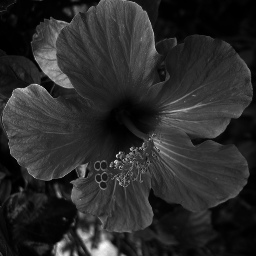
#> input picture Images/plant.png, 256 x 256 px
$ jupyter execute histogram_enhancement.ipynb   (older library calls are emulated)
#> lines starting #> are read from the running program, lines starting #| are printed output that depends on the picture
## Histogram-based image enhancement

[cell 1]
# Required Modules
import cv2
import matplotlib.pyplot as plt
from skimage.exposure import rescale_intensity, cumulative_distribution
from skimage import data, img_as_float
import numpy as np

### <span style=color:green> histogram Stretching or Shrinking and Equalization </span>

[cell 2]
# Read the plant image
plant = cv2.imread("Images/plant.png", cv2.IMREAD_GRAYSCALE)
#> plant is the input picture: shape (256, 256); min 0, max 255, mean 42.3

# Contrast stretching
p2, p98 = np.percentile(plant, (2, 98))
#> p2 = 1; p98 = 133
print(f"{p2}, {p98}")
#| 1.0, 133.0
# 2% of the image pixels will have a value less than or equal to p2, and 98% will have a value less than or equal to p98.
plant_rescale = rescale_intensity(plant, in_range=(p2, p98))
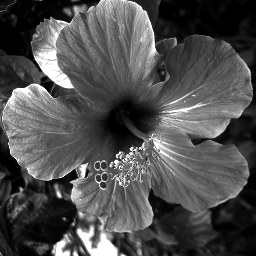
#> plant_rescale: shape (256, 256); min 0, max 255, mean 78.1

# Equalization
plant_eq = cv2.equalizeHist(plant)  # We can also use skimage here
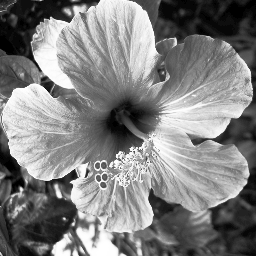
#> plant_eq: shape (256, 256); min 0, max 255, mean 127.7

# Computing histogram
channels = [0]    # Image channel where to compute
mask = None       # Else compute the part of image selected
histSize = [256]  # Channel Histogram size  or histogram quantification: 8, 16, 32, 64 ...
ranges = [0, 256] # Include pixels values from 0 to 255

plant_hist = cv2.calcHist([plant], channels, mask, histSize, ranges)
#> plant_hist = 256 values, max 1907 at index 1, min 0 at index 238, mean 256
plant_rescale_hist = cv2.calcHist([plant_rescale],channels=[0], mask=None, histSize=[256], ranges=[0,256])
#> plant_rescale_hist = 256 values, max 2554 at index 0, min 0 at index 2, mean 256
plant_eq_hist = cv2.calcHist([plant_eq],channels=[0], mask=None, histSize=[256], ranges=[0,256])
#> plant_eq_hist = 256 values, max 1907 at index 7, min 0 at index 1, mean 256


# Calculate the cumulative distribution function (CDF) and Normalize
plant_cdf = np.cumsum(plant_hist)
#> plant_cdf = 256 values from 647 to 65536
plant_cdf_norm = plant_cdf * np.float64(plant_hist.max()) / plant_cdf.max()
#> plant_cdf_norm = 256 values from 18.83 to 1907
#plant_cdf_norm = cv2.normalize(plant_cdf, None, alpha=0, beta=255, norm_type=cv2.NORM_MINMAX, dtype=cv2.CV_8U)
#print(plant_cdf_norm)

plant_rescale_cdf = plant_rescale_hist.cumsum()
#> plant_rescale_cdf = 256 values from 2554 to 65536
plant_rescale_norm = plant_rescale_cdf * np.float64(plant_rescale_hist.max()) / plant_rescale_cdf.max()
#> plant_rescale_norm = 256 values from 99.53 to 2554
#plant_rescale_norm = cv2.normalize(plant_rescale_cdf, None, alpha=0, beta=255, norm_type=cv2.NORM_MINMAX, dtype=cv2.CV_8U)

plant_eq_hist_cdf = plant_eq_hist.cumsum()
#> plant_eq_hist_cdf = 256 values from 647 to 65536
plant_eq_normalized = plant_eq_hist_cdf * np.float64(plant_eq_hist.max()) / plant_eq_hist_cdf.max()
#> plant_eq_normalized = 256 values from 18.83 to 1907

# Ploting Results
plt.figure(figsize=[9,5])
plt.subplot(231); plt.imshow(plant, cmap="gray"); plt.title("Original")
plt.subplot(232); plt.imshow(plant_rescale, cmap="gray"); plt.title("Stretching")
plt.subplot(233); plt.imshow(plant_eq, cmap="gray"); plt.title("Equalization")
plt.subplot(234); plt.plot(plant_hist, label="histogram"); plt.plot(plant_cdf_norm, label='CDFN', color='b'); plt.xlabel('Pixels value or bins'); plt.ylabel('Occurences'); plt.legend()
plt.subplot(235); plt.plot(plant_rescale_hist, label="histogram", color='r'); plt.plot(plant_rescale_norm,label='CDFN', color='b'); plt.xlim([0, 256]); plt.xlabel('Pixels value or bins'); plt.legend();
plt.subplot(236); plt.plot(plant_eq_hist, label="histogram", color='r'); plt.plot(plant_eq_normalized, color='b', label='CDFN'); plt.xlim([0, 256]); plt.xlabel('Pixels value or bins'); plt.legend()
#plt.savefig("histogram")
plt.show()
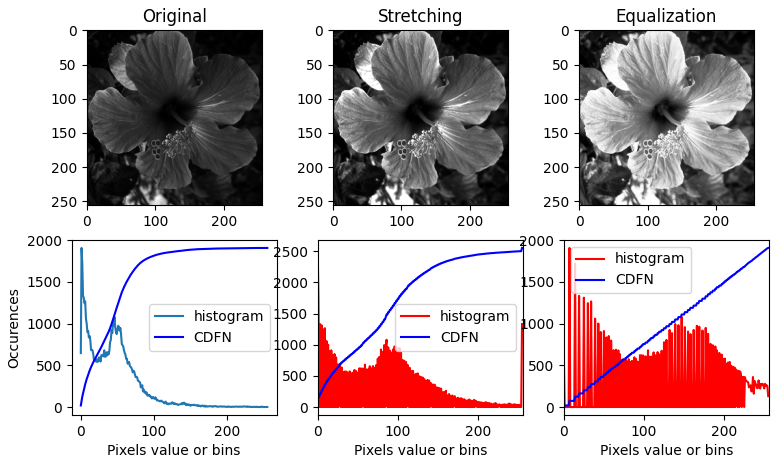
#> figure drawn by matplotlib, 6 panels; panel 4: curve peaks at x = 1, y = 1907; panel 4: curve peaks at x = 255, y = 1907; panel 5: curve peaks at x = 0, y = 2554; panel 5: curve peaks at x = 255, y = 2554

### <span style=color:green> RGB histogram </span>

[cell 3]
# Read messi image
messi_bgr = cv2.imread("Images/messi.jpg", cv2.IMREAD_COLOR)
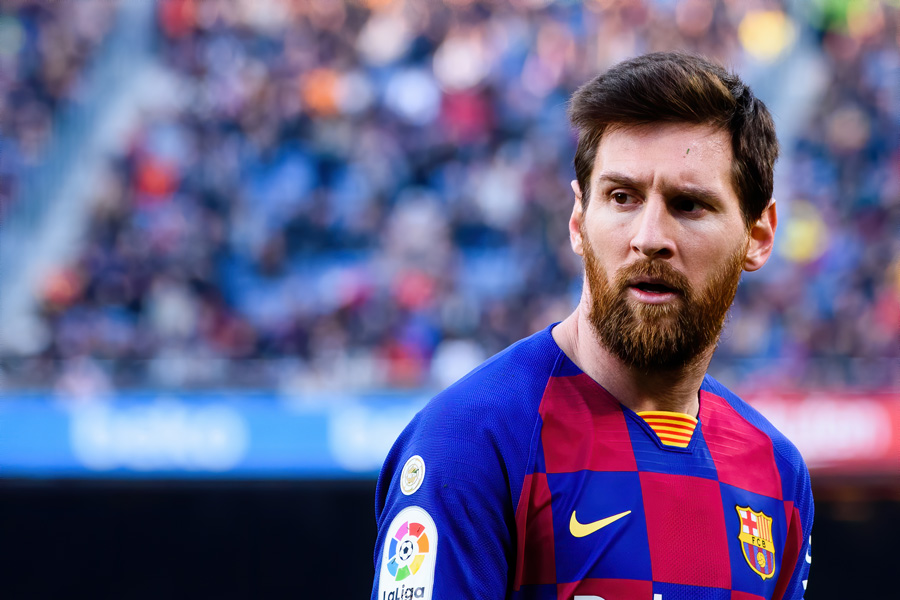
#> input picture Images/messi.jpg, 900 x 600 px
#> messi_bgr is the input picture: shape (600, 900, 3); mean B, G, R 135.2, 93.6, 101.4
messi_gray = cv2.cvtColor(messi_bgr, cv2.COLOR_BGR2GRAY)
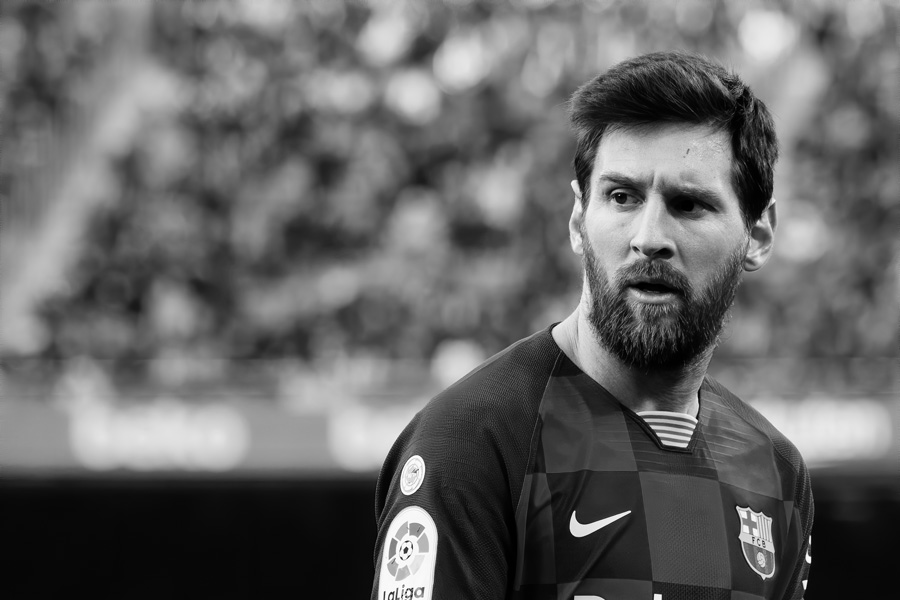
#> messi_gray: shape (600, 900); min 0, max 255, mean 100.7
messi_hsv = cv2.cvtColor(messi_bgr, cv2.COLOR_BGR2HSV)
#> messi_hsv: shape (600, 900, 3); mean H, S, V 113.2, 130.1, 149.7

# Compute messi histogram
# We can't plot a 3D histogram
messi_hist2D_bg = cv2.calcHist([messi_bgr], [0,1], None, [32, 32], [0, 256, 0, 256])
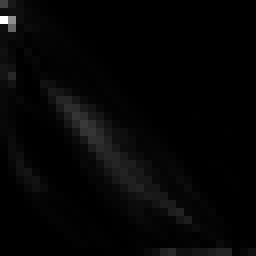
#> messi_hist2D_bg: shape (32, 32) float32 (shown 8 times larger); min 0, max 24930, mean 527.3; drawn with min black and max white
messi_gray_hist = cv2.calcHist([messi_gray], [0], None, [256], [0, 256])
#> messi_gray_hist = 256 values, max 16402 at index 8, min 22 at index 255, mean 2109.4
messi_hist2D_hs = cv2.calcHist([messi_hsv], [0,1], None, [32, 32], [0, 256, 0, 256])
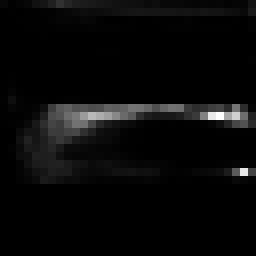
#> messi_hist2D_hs: shape (32, 32) float32 (shown 8 times larger); min 0, max 14220, mean 527.3; drawn with min black and max white

# Print the Shape of BG histogram
print(f"2D Histogram BG shape: {messi_hist2D_bg.shape}, with {messi_hist2D_bg.flatten().shape[0]} values ")
#| 2D Histogram BG shape: (32, 32), with 1024 values

# Splitting Channels
chans: tuple = cv2.split(messi_bgr) # Extracting every single channel b, g, r
# Define colors and labels for plotting
colors: list[str] = ['b', 'g', 'r']
labels: list[str] = ["Blue", "Green", "Red"]


# Set the figure for plotting
plt.figure(figsize=[13,4])
plt.subplot(131)
plt.title("RGB Histogram")
plt.xlabel("Bins")
plt.ylabel("# of Pixels")
plt.plot(messi_gray_hist, label="BGR2GRAY", color='gray')

# Loop over the images channels and colors
for (chan, color, label) in zip (chans, colors, labels):
    # Compute current channel histogram and plot it
    chan_hist = cv2.calcHist([chan], [0], None, [256], [0, 256])
    plt.plot(chan_hist, color=color, label=label)
    plt.xlim([0, 256])
#> this loop made 3 passes
#> (color, label) on passes 1 to 3: ('b', 'Blue'), ('g', 'Green'), ('r', 'Red')
plt.legend()
plt.subplot(132); plt.imshow(messi_hist2D_bg); plt.title("BG Image 2D Histogram"); plt.xlabel("blue"); plt.ylabel("green"); plt.colorbar(plt.imshow(messi_hist2D_bg))
plt.subplot(133); plt.imshow(messi_hist2D_hs); plt.title("HS Image 2D Histogram"); plt.xlabel("hue"); plt.ylabel("saturation"); plt.colorbar(plt.imshow(messi_hist2D_hs))
plt.show()
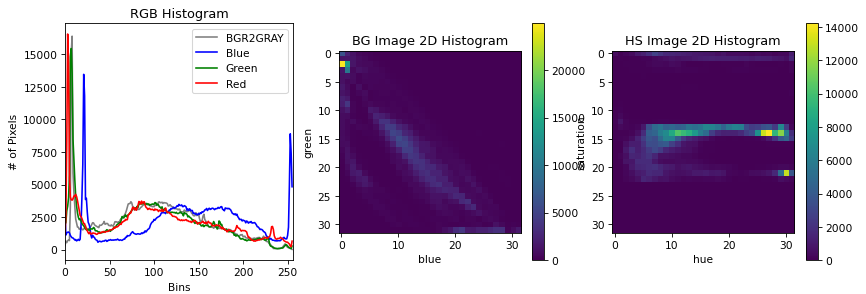
#> figure drawn by matplotlib, 5 panels; panel 1: curve peaks at x = 8, y = 16402; panel 1: curve peaks at x = 21, y = 13470; panel 1: curve peaks at x = 7, y = 15454
